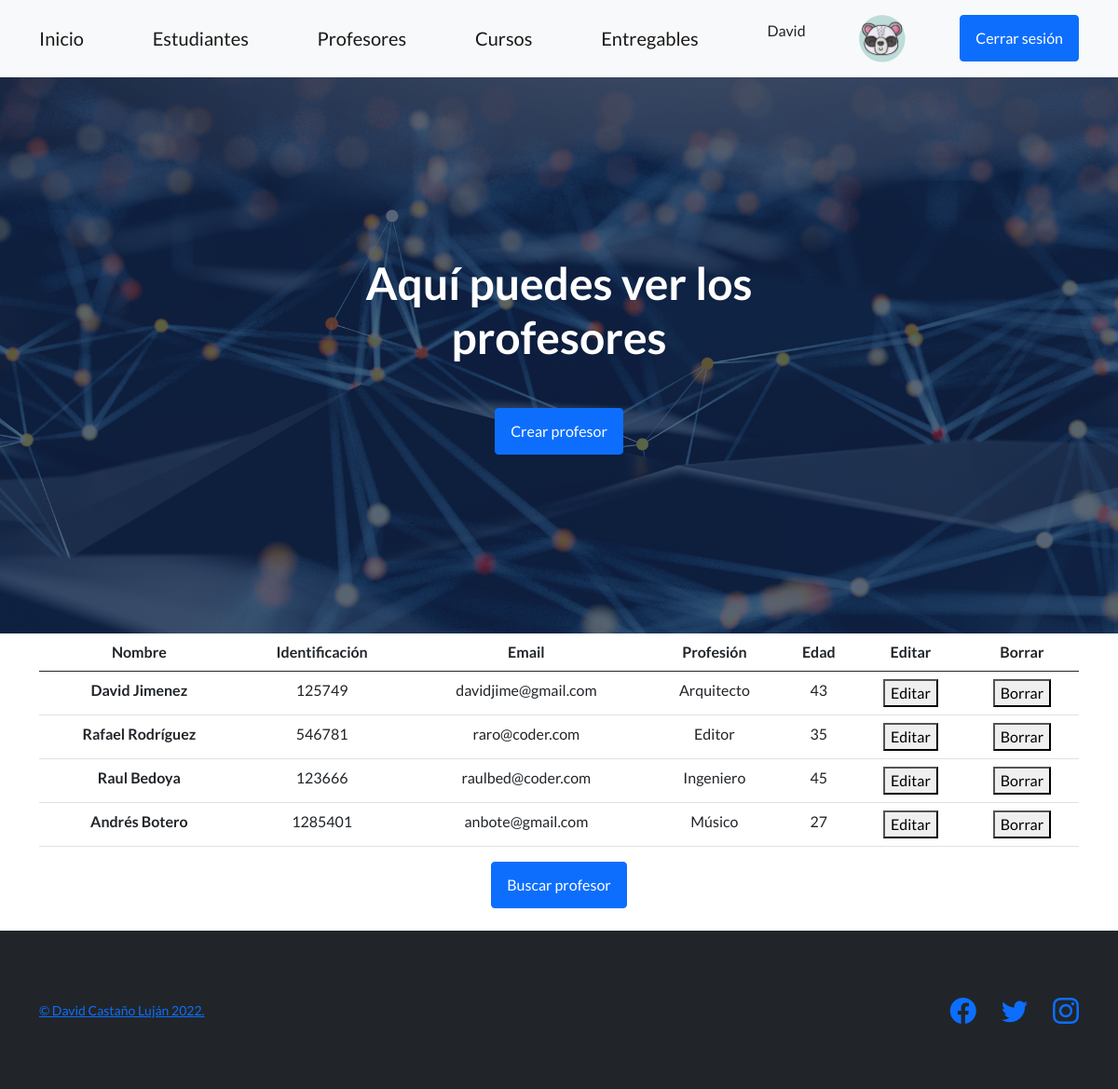
The app's page /AppCoder/verProfesores (signed in) with its own data.
### AppCoder/models.py (models this page shows)
class AvatarImagen(models.Model):
    usuario = models.ForeignKey(User, on_delete=models.CASCADE)
    imagen = models.ImageField(upload_to="avatares", null=True, blank=True)

class Profesor(models.Model):
    nombre = models.CharField(max_length=40)
    apellido = models.CharField(max_length=40)
    identificacion = models.IntegerField(default=0)
    email = models.EmailField()
    profesion = models.CharField(max_length=40)
    edad = models.IntegerField(default = 0)

### AppCoder/views.py (the view)
# urls.py: path('verProfesores', profesores, name='Profesores'),
def profesores(request):
    listaProfes = Profesor.objects.all()
    return render(request, "AppCoder/verProfesores.html", {"listaProfes":listaProfes})

### AppCoder/templates/AppCoder/verProfesores.html
{% extends "AppCoder/padre.html" %}
{% block titulo %}
    Aquí puedes ver los profesores
{% endblock %}
{% block botonTitulo %}
{% if request.user.is_authenticated %}
    <div class="col-auto"><a href="/AppCoder/crearProfesor"><button class="btn btn-primary">Crear profesor</button></a></div>
{% endif %}
{% endblock %}
{% block resultados %}
<table class="table">
    <thead>
        <tr>
            <th scope="col">Nombre</th>
            <th scope="col">Identificación</th>
            <th scope="col">Email</th>
            <th scope="col">Profesión</th>
            <th scope="col">Edad</th>
            {% if request.user.is_authenticated %}
            <th scope="col">Editar</th>
            <th scope="col">Borrar</th>
            {% endif %}
        </tr>
    </thead>
    <tbody>
        {% for x in listaProfes %}
            <tr>
                <th scope="row">{{x.nombre}} {{x.apellido}}</th>
                <td>{{x.identificacion}}</td>
                <td>{{x.email}}</td>
                <td>{{x.profesion}}</td>
                <td>{{x.edad}}</td>
            {% if request.user.is_authenticated %}
                <td><a href="{% url 'editarProfesor' x.identificacion %}"><button>Editar</button></a></td>
                <td><a href="{% url 'borrarProfesores' x.identificacion %}"><button>Borrar</button></a></td>
            {% endif %}
            {% endfor %}
        </tbody>
    </table>
    {% endblock %}
{% block botonBuscar %}
<div class="row justify-content-center">
<div class="col-auto"><a href="/AppCoder/buscarProfesor"><button class="btn btn-primary">Buscar profesor</button></a></div>
</div>
<br>
{% endblock %}

### AppCoder/templates/AppCoder/padre.html (shortened to what this page needs)
<!DOCTYPE html>
<html lang="en">
    <head>{% load static %}
        <link href="https://cdn.jsdelivr.net/npm/bootstrap-icons@1.5.0/font/bootstrap-icons.css" rel="stylesheet" type="text/css" />
        <link href="{% static 'AppCoder/css/styles.css' %}" rel="stylesheet" />
    </head>
    <body>
        <nav class="navbar navbar-light bg-light static-top">
            <div class="container">
                <a class="navbar-brand" href="{% url 'Start' %}">Inicio</a>
                <a class="navbar-brand" href="{% url 'Estudiantes' %}">Estudiantes</a>
                <a class="navbar-brand" href="{% url 'Profesores' %}">Profesores</a>
                <a class="navbar-brand" href="{% url 'Cursos' %}">Cursos</a>
                <a class="navbar-brand" href="{% url 'Entregables' %}">Entregables</a>
                {% if request.user.is_authenticated %}
                <p>{{request.user.first_name}}</p>
                    {% with request.user.avatarimagen_set.first as avatar %}
                        {% if avatar%}
                        <img src="{{avatar.imagen.url}}" alt="" width="50px" class="navbar-text">
                        {% else %}
                        <img src="../../../media/avatares/default.png" alt="" width="50px" class="navbar-text">
                        {% endif %}
                        {% endwith %}
                        <a class="btn btn-primary" href="{% url 'cerrar sesion' %}">Cerrar sesión</a>
                {% else %}
                <a class="btn btn-primary" href="{% url 'iniciar sesion' %}">Iniciar sesión</a>
                <a class="btn btn-primary" href="{% url 'registro' %}">Registrarse</a>
                {% endif %}
            </div>
        </nav>
        <header class="masthead">
            <div class="container position-relative">
                <div class="row justify-content-center">
                    <div class="col-xl-6">
                        <div class="text-center text-white">
                            <h1 class="mb-5">
                                {% block titulo %}
                                {% endblock %}
                            </h1>
                            {% block botonTitulo %}
                            {% endblock %}
                        </div>
                    </div>
                </div>
            </div>
        </header>
        <div class="container text-center">
                {% block resultados %}
                {% endblock %}
        </div>
        {% block botonBuscar %}
        {% endblock %}
        <footer class="footer bg-dark">
            <div class="container">
                <div class="row">
                    <div class="col-lg-6 h-100 text-center text-lg-start my-auto">
                        <p class="text-muted small mb-4 mb-lg-0"> <a href="{% url 'aboutMe' %}">&copy; David Castaño Luján 2022.</a></p>
                    </div>
                    <div class="col-lg-6 h-100 text-center text-lg-end my-auto">
                        <ul class="list-inline mb-0">
                            <li class="list-inline-item me-4">
                                <a href="https://www.facebook.com/davidcaslu"><i class="bi-facebook fs-3"></i></a>
                            </li>
                            <li class="list-inline-item me-4">
                                <a href="https://twitter.com/davidcaslu"><i class="bi-twitter fs-3"></i></a>
                            </li>
                            <li class="list-inline-item">
                                <a href="https://www.instagram.com/davidcaslu/"><i class="bi-instagram fs-3"></i></a>
                            </li>
                        </ul>
                    </div>
                </div>
            </div>
        </footer>
    </body>
</html>

### records on screen
AvatarImagen: imagen (picture)
Profesor: nombre "David", apellido "Jimenez", identificacion "125749", email "davidjime@gmail.com", profesion "Arquitecto", edad "43"
Profesor: nombre "Rafael", apellido "Rodríguez", identificacion "546781", email "raro@coder.com", profesion "Editor", edad "35"
Profesor: nombre "Raul", apellido "Bedoya", identificacion "123666", email "raulbed@coder.com", profesion "Ingeniero", edad "45"
Profesor: nombre "Andrés", apellido "Botero", identificacion "1285401", email "anbote@gmail.com", profesion "Músico", edad "27"

### other values on screen
{{ request.user.first_name }} "David"
